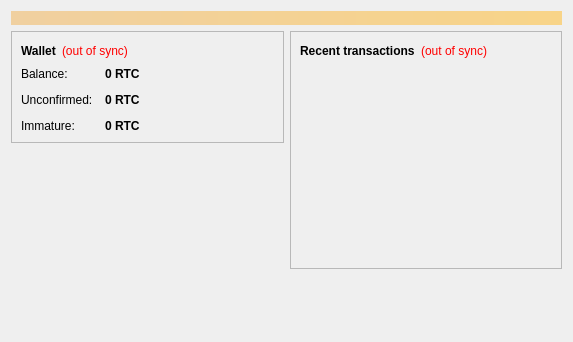
<?xml version="1.0" encoding="UTF-8"?>
<ui version="4.0">
 <class>OverviewPage</class>
 <widget class="QWidget" name="OverviewPage">
  <property name="geometry">
   <rect>
    <x>0</x>
    <y>0</y>
    <width>573</width>
    <height>342</height>
   </rect>
  </property>
  <property name="windowTitle">
   <string>Form</string>
  </property>
  <layout class="QVBoxLayout" name="topLayout">
   <item>
    <widget class="QLabel" name="labelAlerts">
     <property name="visible">
      <bool>false</bool>
     </property>
     <property name="styleSheet">
      <string notr="true">background-color: qlineargradient(x1: 0, y1: 0, x2: 1, y2: 0, stop:0 #F0D0A0, stop:1 #F8D488); color:#000000;</string>
     </property>
     <property name="wordWrap">
      <bool>true</bool>
     </property>
     <property name="margin">
      <number>3</number>
     </property>
    </widget>
   </item>
   <item>
    <layout class="QHBoxLayout" name="horizontalLayout" stretch="1,1">
     <item>
      <layout class="QVBoxLayout" name="verticalLayout_2">
       <item>
        <widget class="QFrame" name="frame">
         <property name="frameShape">
          <enum>QFrame::StyledPanel</enum>
         </property>
         <property name="frameShadow">
          <enum>QFrame::Raised</enum>
         </property>
         <layout class="QVBoxLayout" name="verticalLayout_4">
          <item>
           <layout class="QHBoxLayout" name="horizontalLayout_4">
            <item>
             <widget class="QLabel" name="label_5">
              <property name="font">
               <font>
                <weight>75</weight>
                <bold>true</bold>
               </font>
              </property>
              <property name="text">
               <string>Wallet</string>
              </property>
             </widget>
            </item>
            <item>
             <widget class="QLabel" name="labelWalletStatus">
              <property name="toolTip">
               <string>The displayed information may be out of date. Your wallet automatically synchronizes with the Reactcoin network after a connection is established, but this process has not completed yet.</string>
              </property>
              <property name="styleSheet">
               <string notr="true">QLabel { color: red; }</string>
              </property>
              <property name="text">
               <string notr="true">(out of sync)</string>
              </property>
              <property name="alignment">
               <set>Qt::AlignLeading|Qt::AlignLeft|Qt::AlignVCenter</set>
              </property>
             </widget>
            </item>
            <item>
             <spacer name="horizontalSpacer_2">
              <property name="orientation">
               <enum>Qt::Horizontal</enum>
              </property>
              <property name="sizeHint" stdset="0">
               <size>
                <width>40</width>
                <height>20</height>
               </size>
              </property>
             </spacer>
            </item>
           </layout>
          </item>
          <item>
           <layout class="QFormLayout" name="formLayout_2">
            <property name="fieldGrowthPolicy">
             <enum>QFormLayout::AllNonFixedFieldsGrow</enum>
            </property>
            <property name="horizontalSpacing">
             <number>12</number>
            </property>
            <property name="verticalSpacing">
             <number>12</number>
            </property>
            <item row="0" column="0">
             <widget class="QLabel" name="label">
              <property name="text">
               <string>Balance:</string>
              </property>
             </widget>
            </item>
            <item row="0" column="1">
             <widget class="QLabel" name="labelBalance">
              <property name="font">
               <font>
                <weight>75</weight>
                <bold>true</bold>
               </font>
              </property>
              <property name="cursor">
               <cursorShape>IBeamCursor</cursorShape>
              </property>
              <property name="toolTip">
               <string>Your current balance</string>
              </property>
              <property name="text">
               <string notr="true">0 RTC</string>
              </property>
              <property name="textInteractionFlags">
               <set>Qt::LinksAccessibleByMouse|Qt::TextSelectableByKeyboard|Qt::TextSelectableByMouse</set>
              </property>
             </widget>
            </item>
            <item row="1" column="0">
             <widget class="QLabel" name="label_3">
              <property name="text">
               <string>Unconfirmed:</string>
              </property>
             </widget>
            </item>
            <item row="1" column="1">
             <widget class="QLabel" name="labelUnconfirmed">
              <property name="font">
               <font>
                <weight>75</weight>
                <bold>true</bold>
               </font>
              </property>
              <property name="cursor">
               <cursorShape>IBeamCursor</cursorShape>
              </property>
              <property name="toolTip">
               <string>Total of transactions that have yet to be confirmed, and do not yet count toward the current balance</string>
              </property>
              <property name="text">
               <string notr="true">0 RTC</string>
              </property>
              <property name="textInteractionFlags">
               <set>Qt::LinksAccessibleByMouse|Qt::TextSelectableByKeyboard|Qt::TextSelectableByMouse</set>
              </property>
             </widget>
            </item>
            <item row="2" column="0">
             <widget class="QLabel" name="labelImmatureText">
              <property name="text">
               <string>Immature:</string>
              </property>
             </widget>
            </item>
            <item row="2" column="1">
             <widget class="QLabel" name="labelImmature">
              <property name="font">
               <font>
                <weight>75</weight>
                <bold>true</bold>
               </font>
              </property>
              <property name="toolTip">
               <string>Mined balance that has not yet matured</string>
              </property>
              <property name="text">
               <string notr="true">0 RTC</string>
              </property>
              <property name="textInteractionFlags">
               <set>Qt::LinksAccessibleByMouse|Qt::TextSelectableByKeyboard|Qt::TextSelectableByMouse</set>
              </property>
             </widget>
            </item>
           </layout>
          </item>
         </layout>
        </widget>
       </item>
       <item>
        <spacer name="verticalSpacer">
         <property name="orientation">
          <enum>Qt::Vertical</enum>
         </property>
         <property name="sizeHint" stdset="0">
          <size>
           <width>20</width>
           <height>40</height>
          </size>
         </property>
        </spacer>
       </item>
      </layout>
     </item>
     <item>
      <layout class="QVBoxLayout" name="verticalLayout_3">
       <item>
        <widget class="QFrame" name="frame_2">
         <property name="frameShape">
          <enum>QFrame::StyledPanel</enum>
         </property>
         <property name="frameShadow">
          <enum>QFrame::Raised</enum>
         </property>
         <layout class="QVBoxLayout" name="verticalLayout">
          <item>
           <layout class="QHBoxLayout" name="horizontalLayout_2">
            <item>
             <widget class="QLabel" name="label_4">
              <property name="text">
               <string>&lt;b&gt;Recent transactions&lt;/b&gt;</string>
              </property>
             </widget>
            </item>
            <item>
             <widget class="QLabel" name="labelTransactionsStatus">
              <property name="toolTip">
               <string>The displayed information may be out of date. Your wallet automatically synchronizes with the Reactcoin network after a connection is established, but this process has not completed yet.</string>
              </property>
              <property name="styleSheet">
               <string notr="true">QLabel { color: red; }</string>
              </property>
              <property name="text">
               <string notr="true">(out of sync)</string>
              </property>
              <property name="alignment">
               <set>Qt::AlignRight|Qt::AlignTrailing|Qt::AlignVCenter</set>
              </property>
             </widget>
            </item>
            <item>
             <spacer name="horizontalSpacer">
              <property name="orientation">
               <enum>Qt::Horizontal</enum>
              </property>
              <property name="sizeHint" stdset="0">
               <size>
                <width>40</width>
                <height>20</height>
               </size>
              </property>
             </spacer>
            </item>
           </layout>
          </item>
          <item>
           <widget class="QListView" name="listTransactions">
            <property name="styleSheet">
             <string notr="true">QListView { background: transparent; }</string>
            </property>
            <property name="frameShape">
             <enum>QFrame::NoFrame</enum>
            </property>
            <property name="verticalScrollBarPolicy">
             <enum>Qt::ScrollBarAlwaysOff</enum>
            </property>
            <property name="horizontalScrollBarPolicy">
             <enum>Qt::ScrollBarAlwaysOff</enum>
            </property>
            <property name="selectionMode">
             <enum>QAbstractItemView::NoSelection</enum>
            </property>
           </widget>
          </item>
         </layout>
        </widget>
       </item>
       <item>
        <spacer name="verticalSpacer_2">
         <property name="orientation">
          <enum>Qt::Vertical</enum>
         </property>
         <property name="sizeHint" stdset="0">
          <size>
           <width>20</width>
           <height>40</height>
          </size>
         </property>
        </spacer>
       </item>
      </layout>
     </item>
    </layout>
   </item>
  </layout>
 </widget>
 <resources/>
 <connections/>
</ui>
